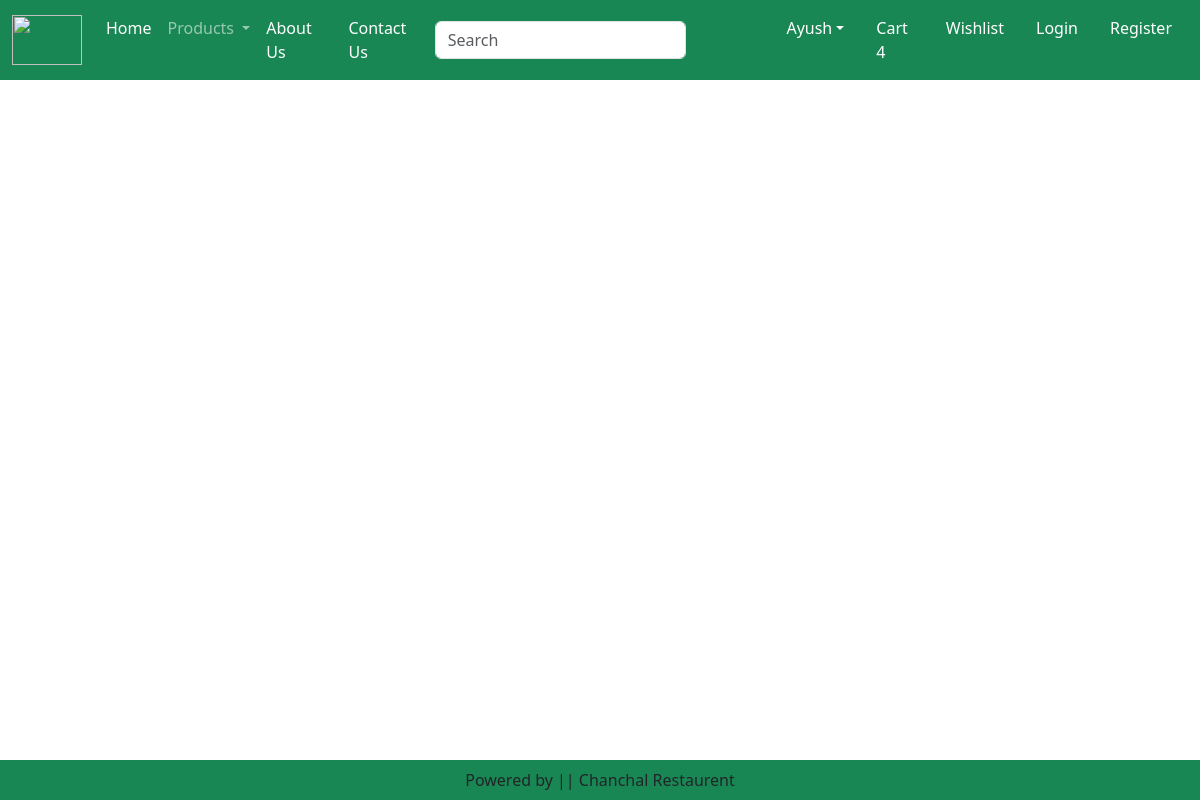
Page /category/CB on the earlier database version.
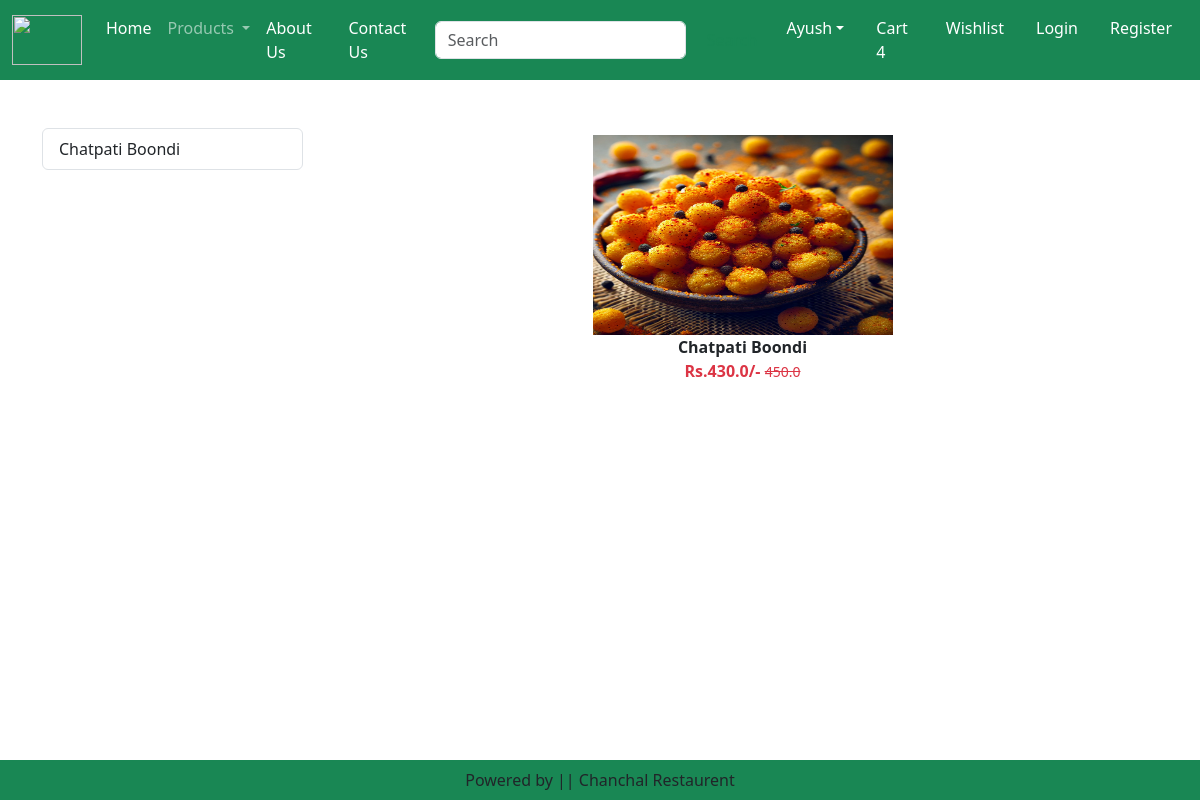
Same page on the later database version.
### home/models.py (models this page shows, shortened)
class Product(models.Model):
    title = models.CharField(max_length=100)
    sp = models.FloatField()
    dp = models.FloatField()
    desc = models.TextField()
    composition = models.TextField(default='')
    prodapp = models.TextField(default='')
    category = models.CharField(choices=CATEGORY_CHOICES, max_length=2)
    product_image = models.ImageField(upload_to='product')

### home/views.py (the view)
# urls.py: path('category/<slug:val>', views.CategoryView.as_view(), name='category'),
class CategoryView(View):
    def get(self, request, val):
        product = Product.objects.filter(category=val)
        title = Product.objects.filter(category=val).values('title')
        return render(request, 'home/category.html', locals())

### home/templates/home/category.html (shortened to what this page needs)
{% extends 'home/base.html' %}
{% load static %}
{% block main-content %}
    <div class="container my-5">
        <div class="row">
            <div class="col-sm-3">
                <div class="list-group">
                    {% for val in title %}
                        <a href="{% url 'category-title' val.title %}" class="list-group-item list-group-item-action" aria-current="true">{{val.title}}</a>
                    {% endfor %}
                </div>
            </div>
            <div class="col-sm-9">
                <div class="row">
                    {% for prod in product %}
                        <div class="col text-center mb-4">
                            <a href="{% url 'product-detail' prod.id %}" class="btn">
                                <div>
                                    <img src="{{ prod.product_image.url }}" width="300px" height="200px"/>
                                    <div class="fw-bold">{{prod.title}}</div>
                                    <div class="fw-bold text-danger">
                                        Rs.{{prod.dp}}/-
                                        <small class="fw-light text-decoration-line-through">{{prod.sp}}</small>
                                    </div>
                                </div>
                            </a>
                        </div>
                    {% endfor %}
                </div>
            </div>
        </div>
    </div>
{% endblock main-content %}

Differences in the rows shown:
added Product: product_image (picture), title "Chatpati Boondi", dp "430.0", sp "450.0"
Other differences:
new list line: "Chatpati Boondi"
